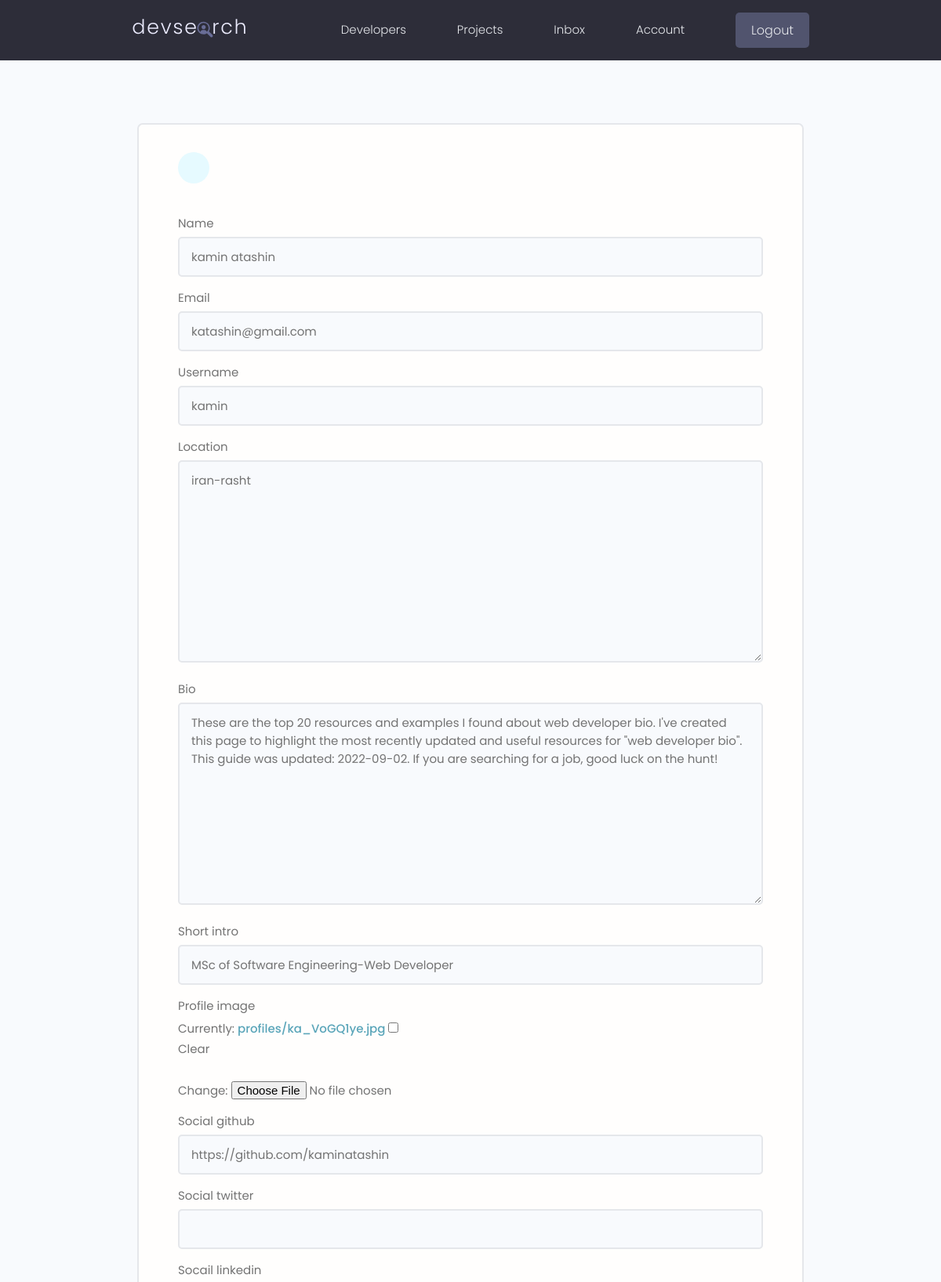
/edit-account/ (signed in, upper part), run on an earlier commit of the app's database.
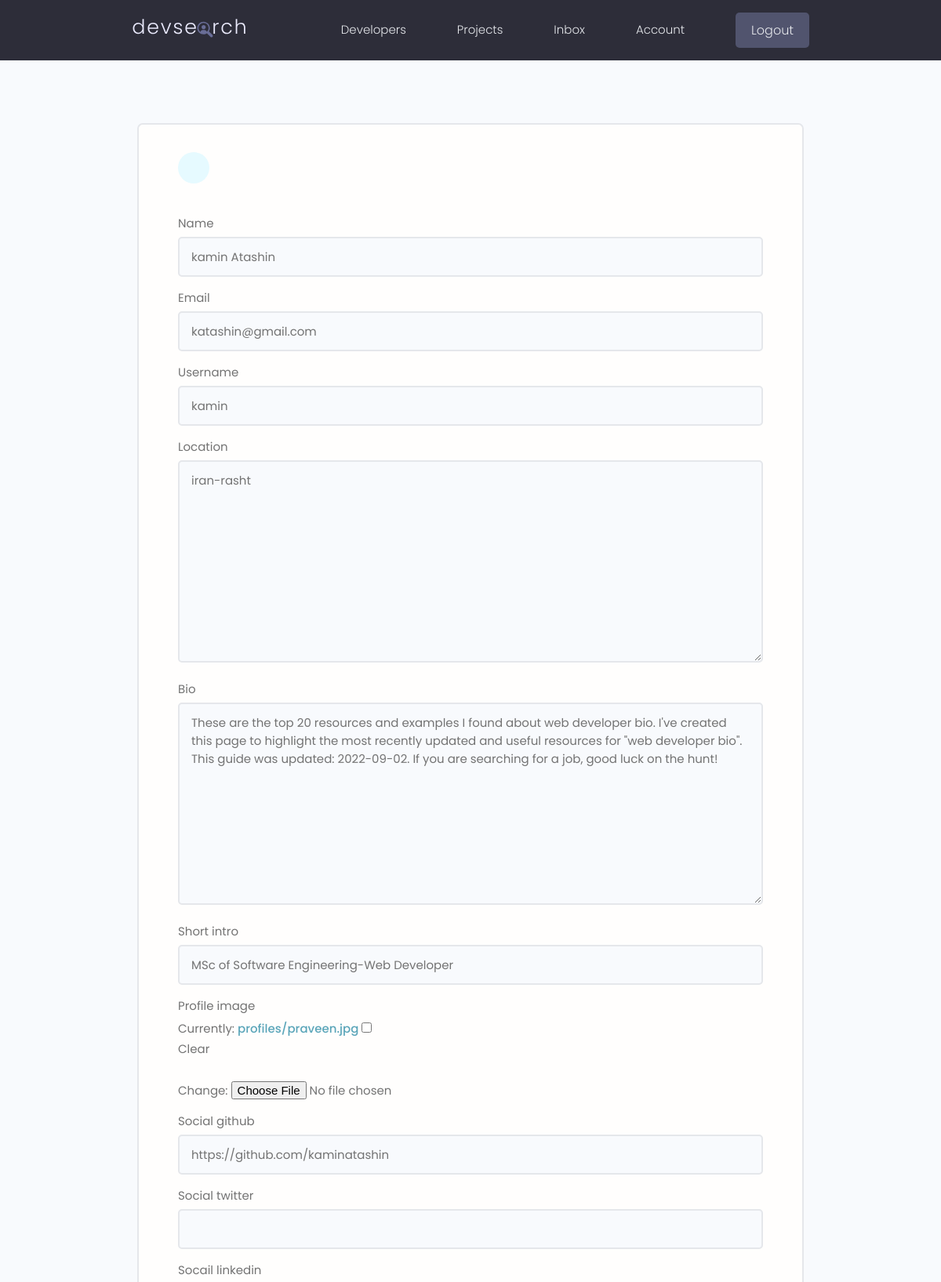
And on a later commit of the database.
### users/models.py (models this page shows, shortened)
class Profiles(models.Model):
    user=models.OneToOneField(User,on_delete=models.CASCADE,null=True,blank=True)
    name=models.CharField(max_length=200,blank=True,null=True)
    email=models.EmailField(max_length=500,blank=True,null=True)
    username=models.CharField(max_length=200,blank=True,null=True)
    short_intro=models.CharField(max_length=200,blank=True,null=True)
    username=models.CharField(max_length=40)
    location=models.TextField(null=True,blank=True)
    bio=models.TextField(null=True,blank=True)
    profile_image=models.ImageField(blank=True,null=True,upload_to='profiles/', default='profiles/user-default.png')
    social_github=models.CharField(max_length=2000,null=True,blank=True)
    social_twitter=models.CharField(max_length=2000,null=True,blank=True)
    socail_linkedin=models.CharField(max_length=2000,null=True,blank=True)
    social_youtube=models.CharField(max_length=2000,null=True,blank=True)
    social_website=models.CharField(max_length=2000,null=True,blank=True)
    created=models.DateTimeField(auto_now_add=True,editable=False)
    id=models.UUIDField(default= uuid.uuid4,unique=True,primary_key=True,editable=False)

### users/views.py (the view)
# urls.py: path('edit-account/',views.editAccount, name='edit-account'),
@login_required(login_url='login')
def editAccount(request):
    profile=request.user.profiles
    form=profileForm(instance=profile)
    if request.method =='POST':
        form=profileForm(request.POST, request.FILES ,instance=profile)
        if form.is_valid:
            form.save()
            return redirect('account')
    context={'form':form}
    return render(request,'users/profile_form.html',context)

### users/forms.py
class profileForm(ModelForm):
    class Meta:
        model= Profiles
        fields=['name','email','username','location','bio','short_intro',
               'profile_image','social_github','social_twitter','socail_linkedin',
               'social_youtube','social_website']
    def __init__(self, *args, **kwargs) :
        super(profileForm,self).__init__(*args, **kwargs)
        for name,field in self.fields.items():
            field.widget.attrs.update({'class':'input'})

### users/templates/users/profile_form.html (shortened to what this page needs)
{% extends 'main.html'%}
{%block content%}
 <main class="formPage my-xl">
    <div class="content-box">
        <div class="formWrapper">
            <a class="backButton" href="{% url 'account'%}"></a>
            <br>
            <form class="form" method="POST" action="{% url 'edit-account' %}" enctype="multipart/form-data">
                {%for filed in form %}
                <div class="form__field">
                    <label for="formInput#text">{{filed.label}} </label>
                        {{filed}}
                </div>
                {%endfor%}
            </form>
        </div>
    </div>
</main>
{%endblock content %}

What changed in the data, as far as the page shows it:
changed Profiles "katashin@gmail.com": name "kamin atashin" → "kamin Atashin"
Also different on the page:
text no longer shown: "Currently: profiles/ka_VoGQ1ye.jpg Clear Change:"
text now shown: "Currently: profiles/praveen.jpg Clear Change:"
